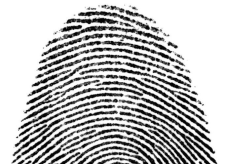
#> input picture TDs-20250209/Images/FingerNDG.pgm, 226 x 164 px, found by its file name
$ jupyter execute --allow-errors Morpho_TD3_Niveaux_de_Gris.ipynb   (shell and % lines are left out)
#> lines starting #> are read from the running program, lines starting #| are printed output that depends on the picture; after the words box and inside, x2 and y2 are one past the last pixel; in counts of white or black regions, pixels touching at a corner belong together
### TDs-20250209/Images/morphograph.py
from copy import deepcopy

## a graph class
## Hugues Talbot
## 2017-10-11

import matplotlib.pylab as plt
import numpy as np
import csv
from copy import deepcopy

## a graph class
class Graph(object):
    """A simple graph structure"""
    # [9 lines left out: function __init__, not called in this run]

    # return only a shallow copy (pointer) to the edges
    def get_edges(self):
        return(self.edges)

    # shallow copy to the nodes
    def get_nodes(self):
        return(self.nodes)

    def get_W(self):
        return(self.W)

    def get_H(self):
        return(self.H)

    def get_dims(self):
        return(self.W,self.H)

    def xyToIndex(self,x,y):
        return(y*self.W+x)

    # [118 lines left out: functions pdot, psquare, plotNodes, plotSquares, plotEdges, display and 6 more, not called in this run]

def sub_op(v1,v2):
    return(v1-v2)

# [106 lines left out: functions sub, createEmptyGraph, read_graph, dilate, erode, not called in this run]

def ouverture(g1):
    return(dilate(erode(g1)))

def fermeture(g1):
    return(erode(dilate(g1)))

# [123 lines left out: functions changeAdjacency, sideplot, fermeture_radiale, ouverture_radiale, not called in this run]

### TDs-20250209/Morpho_TD3_Niveaux_de_Gris.ipynb
# <center>Le troisième TD de morpho-math</center>

- Morphologie en niveaux de gris
- Conversion numpy <-> graphe

## Morphologie en niveaux de gris

[cell 1]
## pour avoir des figures "en ligne"

[cell 2]
## le minimum syndical
import matplotlib.pylab as plt
import numpy as np
from copy import deepcopy
import morphograph
import morphograph as mg

## pour pouvoir continuer à éditer morphograph.py
import importlib
importlib.reload(morphograph)


from morphograph import Graph

[cell 3]
from PIL import Image

[cell 4]
fpi=Image.open("images/FingerNDG.pgm")
#> fpi is the input picture: PIL image 226x164 L; min 1, max 255, mean 186.3

[cell 5]
fpi ## fingerprint image

[cell 6]
def numpy2graph(npbuffer,verbose=False):
    '''
    Convert an Numpy buffer to a graph
    '''
#> called with verbose = False
    try:
        ## dimensions
        (dimY,dimX)=npbuffer.shape
#> dimY = 164; dimX = 226
        edges,nodes=mg.createEmptyGraph(dimX,dimY)
        ## convert to 1D
        buff1d = np.ravel(npbuffer)
        for k in range(dimX*dimY):
            nodes[k][2] = 255-int(buff1d[k]) ## interpretation blanc = valeurs élevées
#> after the loop, nodes = 37064 items

    except:
        print("*** Exception: k=%d" % k)
    return(Graph(edges,nodes,dimX,dimY))

[cell 7]
fpn = np.asarray(fpi)
fpg = numpy2graph(fpn)
fpg.show()
#> the loop in image, `for n in self.nodes:` made 37064 passes
#> after the loop in image, `for n in self.nodes:`: i = 37064
#> in image, `return(a.reshape(self.H,self.W))`:
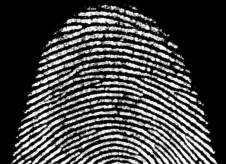
#> returned value: shape (164, 226); min 0, max 254, mean 68.7

[cell 8]
fpdil = mg.dilate(fpg)
#> in dilate, `mynodes_in = g1.get_nodes()`: mynodes_in = 37064 items
fpdil.show()
#> the loop in image (call 2), `for n in self.nodes:` made 37064 passes
#> after the loop in image (call 2), `for n in self.nodes:`: i = 37064
#> in image (call 2), `return(a.reshape(self.H,self.W))`:
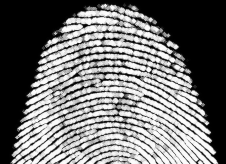
#> returned value: shape (164, 226); min 0, max 254, mean 114.5

[cell 9]
fpero = mg.erode(fpg)
#> in erode, `mynodes_in = g1.get_nodes()`: mynodes_in = 37064 items
fpero.show()
#> the loop in image (call 3), `for n in self.nodes:` made 37064 passes
#> after the loop in image (call 3), `for n in self.nodes:`: i = 37064
#> in image (call 3), `return(a.reshape(self.H,self.W))`:
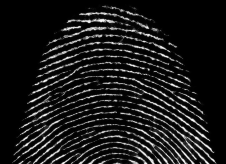
#> returned value: shape (164, 226); min 0, max 251, mean 27.2

[cell 10]
fpopen = mg.ouverture(fpg)
#> the loop in dilate (call 2), `for n in myedges:` made 73738 passes
fpopen.show()
#> the loop in image (call 4), `for n in self.nodes:` made 37064 passes
#> in image (call 4), `return(a.reshape(self.H,self.W))`:
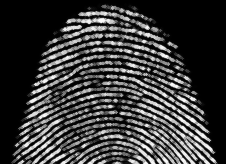
#> returned value: shape (164, 226); min 0, max 251, mean 58.3

[cell 11]
fpclose4 = mg.fermeture(fpg)
fpclose4.show()
#> the loop in image (call 5), `for n in self.nodes:` made 37064 passes
#> in image (call 5), `return(a.reshape(self.H,self.W))`:
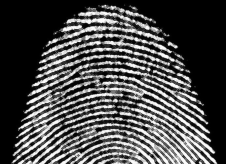
#> returned value: shape (164, 226); min 0, max 254, mean 75.3

[cell 12]
fpgH = mg.changeAdjacency(fpg,'H')

[cell 13]
fpcloseH = mg.fermeture(fpgH)
fpcloseH.show()
#> the loop in image (call 6), `for n in self.nodes:` made 37064 passes
#> in image (call 6), `return(a.reshape(self.H,self.W))`:
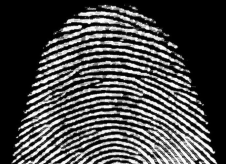
#> returned value: shape (164, 226); min 0, max 254, mean 71.8

[cell 14]
## opérer le filtrage directionnel sur l'image en niveaux de gris

## horizontal / vertical
fpgh = mg.changeAdjacency(fpg,"H")
FPGcloH=mg.fermeture(fpgh)
fpgv = mg.changeAdjacency(fpg,"V")
FPGcloV = mg.fermeture(fpgv)

## diagonals
fpgd1 = mg.changeAdjacency(fpg,"D1")
FPGcloD1=mg.fermeture(fpgd1)
fpgd2 = mg.changeAdjacency(fpg,"D2")
FPGcloD2 = mg.fermeture(fpgd2)

[cell 15]
## this assumes the data is in the same order for both images
def applyDualNodeOperator(g1,g2, dual_op_, verify=True):
    """
    applies a generic scalar Dual operator on the nodes of G1 and G2 and returns a new graph

    applique un operateur sur les sommets de deux graphes G1 et G2 et produit un nouveau graphe

    """
#> called with verify = True
    mynodes_out = deepcopy(g1.get_nodes())
    mynodes_in = g2.get_nodes() # read only, no need to copy
    W = g1.get_W()
    H = g1.get_H()
    if (not verify):
        for i in range(0,W*H):
            mynodes_out[i][2] = dual_op_(my_nodes_out[i][2],my_nodes_in[i][2])
    else:
        for i in range(0,g1.get_H()*g1.get_W()):
            if ((mynodes_out[i][0] == mynodes_in[i][0]) and (mynodes_out[i][1] == mynodes_in[i][1])):
                mynodes_out[i][2] = dual_op_(mynodes_out[i][2],mynodes_in[i][2])
    return(Graph(g1.get_edges(), mynodes_out, W,H))


def inf(g1, g2, verify=True):
    """
    Pointwise infimum

    Minimum point à point
    """
    return(applyDualNodeOperator(g1,g2,min, verify=verify))

def sup(g1, g2, verify=True):
    """
    Pointwise supremum

    maximum point à point
    """
    return(applyDualNodeOperator(g1,g2,max, verify=verify))

def sub_op(v1,v2):
    return(v1-v2)

def sub(g1,g2, verify=True):
    """
    Pointwise subtraction

    Soustraction point à point
    """
    return(applyDualNodeOperator(g1,g2,sub_op,verify=verify))

[cell 16]
minGVH = inf(FPGcloH,FPGcloV)
minGD1D2 = inf(FPGcloD1,FPGcloD2)
minOrient = inf(minGVH,minGD1D2)

[cell 17]
def sideplot(graph1, graph2):
    fig=plt.figure(figsize=(16,16))
    ax1 = fig.add_subplot(1,2,1)
    ax1.axis('off')
    ax1.imshow(graph1.image(),cmap="gray")
    ax2 = fig.add_subplot(1,2,2)
    ax2.axis('off')
    ax2.imshow(graph2.image(),cmap="gray")
    fig.show()

[cell 18]
sideplot(fpclose4,minOrient)

[cell 19]
def seuillage(graph_in, value):
    """
    Crée graphe de sortie Out

    pour tous les sommets 's' de Graph
        si G(s) > value
          H(s) = 1
        sinon
          H(s) = 0#
    """
#> called with value = 128
    mynodes_out = deepcopy(graph_in.get_nodes())
    mynodes_in = graph_in.get_nodes() # read only, no need to copy
    W = graph_in.get_W()
    H = graph_in.get_H()
    for i in range(0,W*H):
        if (mynodes_in[i][2] > value):
            mynodes_out[i][2] = 1
        else:
            mynodes_out[i][2] = 0
    return(Graph(graph_in.get_edges(), mynodes_out, W,H))

[cell 20]
fpclose4bin = seuillage(fpclose4,128)

[cell 21]
fpclose4bin.show()
#> the loop in image (call 9), `for n in self.nodes:` made 37064 passes
#> in image (call 9), `return(a.reshape(self.H,self.W))`:
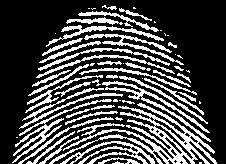
#> returned value: shape (164, 226); values 0 (black) and 1 (white), 28.1% white in thin lines or dots, all inside (x1, y1, x2, y2) = (12, 5, 217, 164)

[cell 22]
## verifier que
# seuillage(dilate(g), valeur) = dilate(seuillage(g,valeur))

[cell 23]
def subtract(a,b):
    return(a-b)

def graphsub(G1,G2):
    return(mg.appyDualNodeOperator(G1,G2,subtract))

#> (the rest of this cell did not finish here and is left out)

[cell 24]
## verification

s1 = seuillage(mg.erode(fpg),128)
s2 = mg.erode(seuillage(fpg,128))

sideplot(s1,s2)
#> the loop in image (call 10), `for n in self.nodes:` made 37064 passes
#> in image (call 10), `return(a.reshape(self.H,self.W))`:
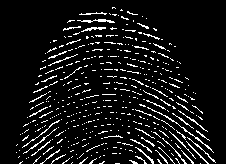
#> returned value: shape (164, 226); values 0 (black) and 1 (white), 8.2% white in thin lines or dots, all inside (x1, y1, x2, y2) = (16, 7, 216, 164)

#> (the rest of this cell did not finish here and is left out)

#> (a cell that did not finish here is left out)
